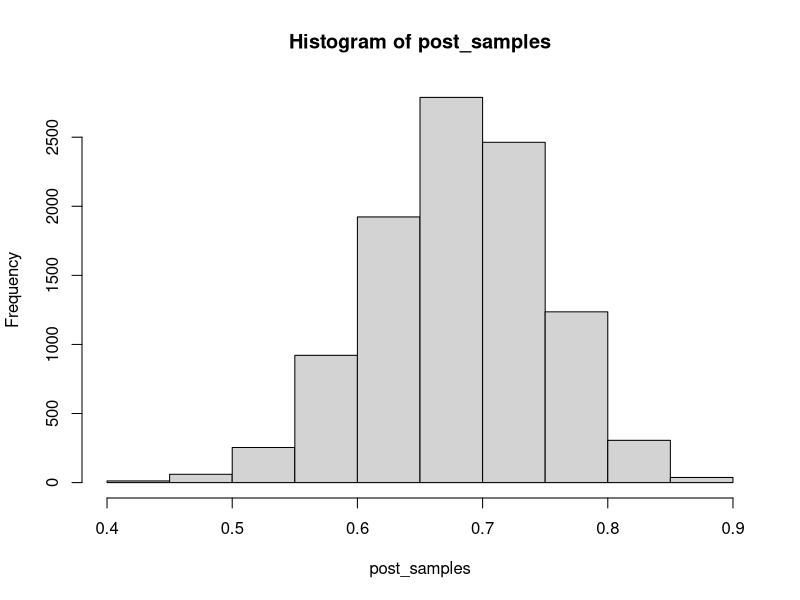
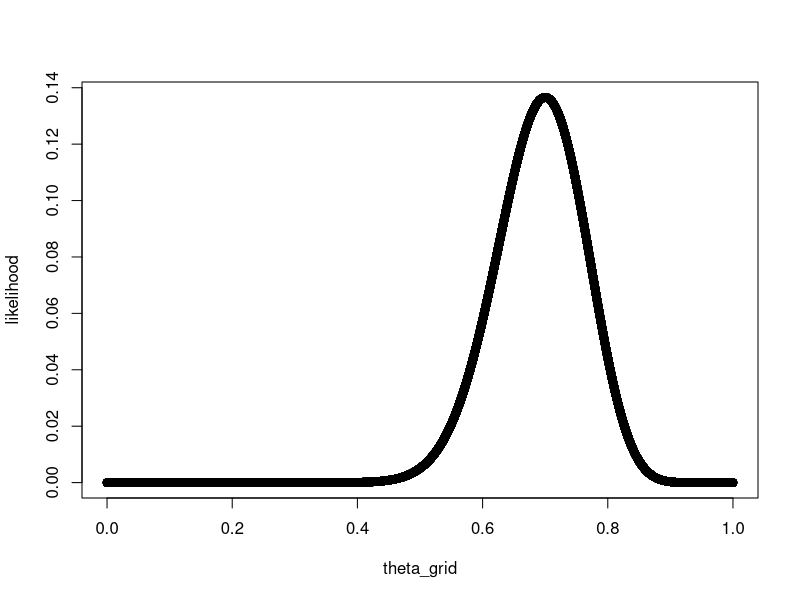
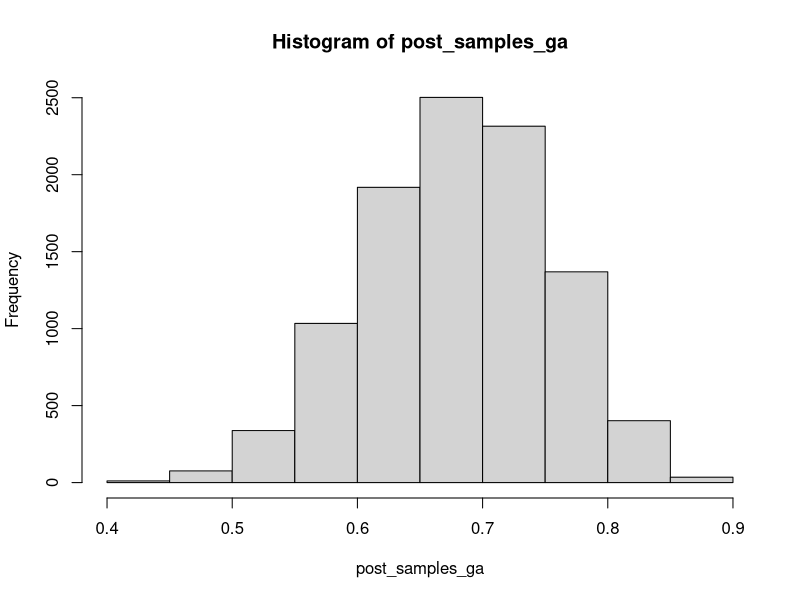
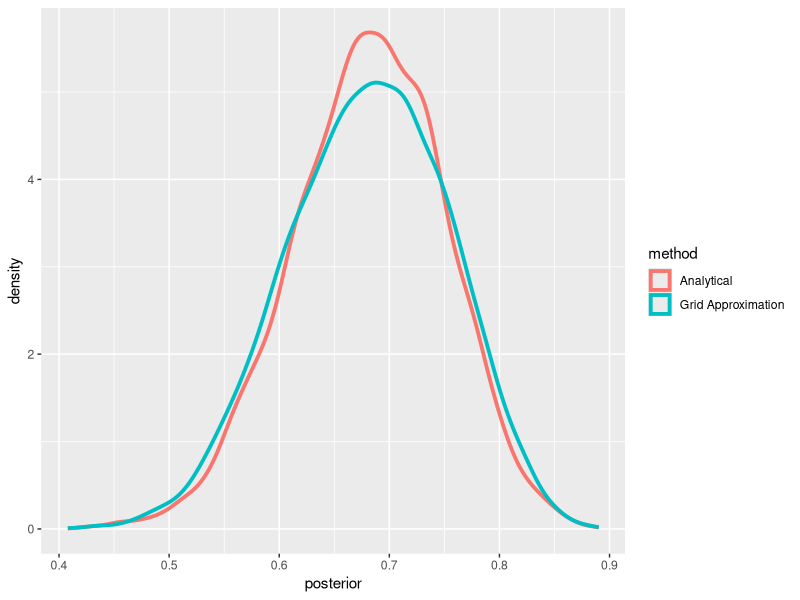

The R source for these figures, in order:
# data: 9, 6, 8, 5
x <- c(9,6,8,5)
n <- 10
# x_i ~ Binomial(theta,10)
# theta ~ Beta(2,2)

# Analytically derived
# theta|x ~ Beta(2+sum(x),2+sum(10-x))

post_samples <- rbeta(10000,2+sum(x),2+sum(n-x))
hist(post_samples)

# Grid approximation
theta_grid <- seq(from=0,to=1,length=100000)
likelihood <- dbinom(sum(x),size=n*4,prob = theta_grid)
plot(theta_grid,likelihood)
prior <- dbeta(theta_grid,2,2)
unnorm_posterior <- likelihood*prior

post_samples_ga <- sample(theta_grid,
                          size=10000,
                          prob = unnorm_posterior)

hist(post_samples_ga)

samples <- rbind(
  data.frame(method=rep("Analytical",10000),
             posterior=post_samples),
  data.frame(method=rep("Grid Approximation",10000),
             posterior=post_samples_ga))

library(ggplot2)
ggplot(samples,aes(x=posterior,group=method,color=method))+
  geom_density(size=1.3)

quantile(post_samples,probs = c(.025,.975))
quantile(post_samples_ga,probs = c(.025,.975))

########################################
